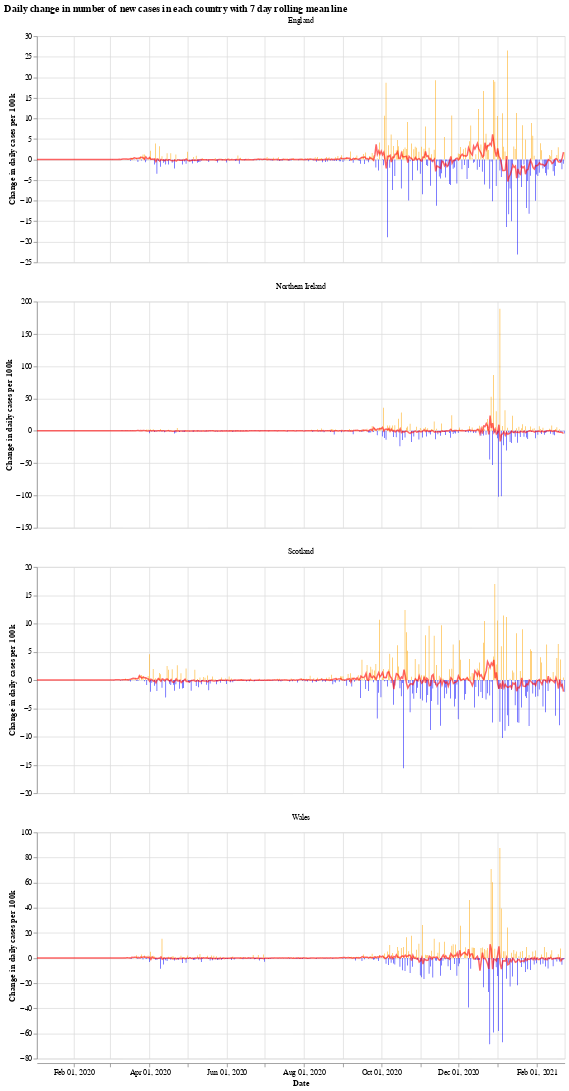

This figure's notebook cell:
### Markdown cell above
We will use the Python library `Altair` for visualising the data, see the [altair docs](https://altair-viz.github.io/) for more information.

First we have a graph which shows the daily change in the number of new cases for each country. This number jumps up and down all over the place, which is likely due to delay in reporting of new cases over the weekend. Another interesting thing is that it looks like the daily cases in Wales experienced a much shorter period of calm over the summer (calm in the sense of daily cases not jumping up and down).

The orange bars are days when the number of new cases (per 100k population) was more than the previous day, while the blue are days when the number of new cases dropped. The red line is the 7 day moving average. 

When the moving average line is below 0, it means that there is a consistent drop in new cases. We can see this clearly happening around the times that lockdowns were introduced (though, to varying degrees). I will update the graphs soon with a marker of when each lockdown started.

### Code cell
# collapse
import altair as alt

bars = alt.Chart(uk_cases).mark_bar().encode(
    x=alt.X("yearmonthdate(date):T", axis=alt.Axis(title='Date')),
    y=alt.Y("casesChangeRate:Q", axis=alt.Axis(title='Change in daily cases per 100k')),
    tooltip='casesChange',
    color=alt.condition(
        alt.datum.casesChangeRate > 0,
        alt.value("orange"),  # The positive color
        alt.value("blue")  # The negative color
    )
).properties(title='Daily change in number of new cases with 7 day rolling mean',width=700).interactive()

line = alt.Chart(uk_cases).mark_line(
    color='red',
    size=2,
    opacity=0.6
).transform_window(
    rolling_mean='mean(casesChangeRate)',
    frame=[0, 7],
    groupby=['areaName']
).encode(
    x='yearmonthdate(date):T',
    y='rolling_mean:Q'
)

alt.layer(bars, line, data=uk_cases).facet(alt.Column(
    'areaName', title=''), columns=1).resolve_scale(y='independent').properties(title='Daily change in number of new cases in each country with 7 day rolling mean line')

### Figure 1 — Vega-Lite specification as saved in the notebook (floating-point values rounded to 4 significant figures; data arrays with more than 128 entries replaced by an {"elided": "..."} marker saying what was removed)
{"config": {"view": {"continuousWidth": 400, "continuousHeight": 300}}, "data": {"name": "data-1013650b9aab1223cf0c572c591bebc2"}, "facet": {"type": "nominal", "field": "areaName", "title": ""}, "spec": {"layer": [{"mark": "bar", "encoding": {"color": {"condition": {"value": "orange", "test": "(datum.casesChangeRate > 0)"}, "value": "blue"}, "tooltip": {"type": "quantitative", "field": "casesChange"}, "x": {"type": "temporal", "axis": {"title": "Date"}, "field": "date", "timeUnit": "yearmonthdate"}, "y": {"type": "quantitative", "axis": {"title": "Change in daily cases per 100k"}, "field": "casesChangeRate"}}, "selection": {"selector001": {"type": "interval", "bind": "scales", "encodings": ["x", "y"]}}, "title": "Daily change in number of new cases with 7 day rolling mean", "width": 700}, {"mark": {"type": "line", "color": "red", "opacity": 0.6, "size": 2}, "encoding": {"x": {"type": "temporal", "field": "date", "timeUnit": "yearmonthdate"}, "y": {"type": "quantitative", "field": "rolling_mean"}}, "transform": [{"window": [{"op": "mean", "field": "casesChangeRate", "as": "rolling_mean"}], "frame": [0, 7], "groupby": ["areaName"]}]}]}, "columns": 1, "resolve": {"scale": {"y": "independent"}}, "title": "Daily change in number of new cases in each country with 7 day rolling mean line", "$schema": "https://vega.github.io/schema/vega-lite/v4.8.1.json", "datasets": {"data-1013650b9aab1223cf0c572c591bebc2": {"elided": "1668 records"}}}
